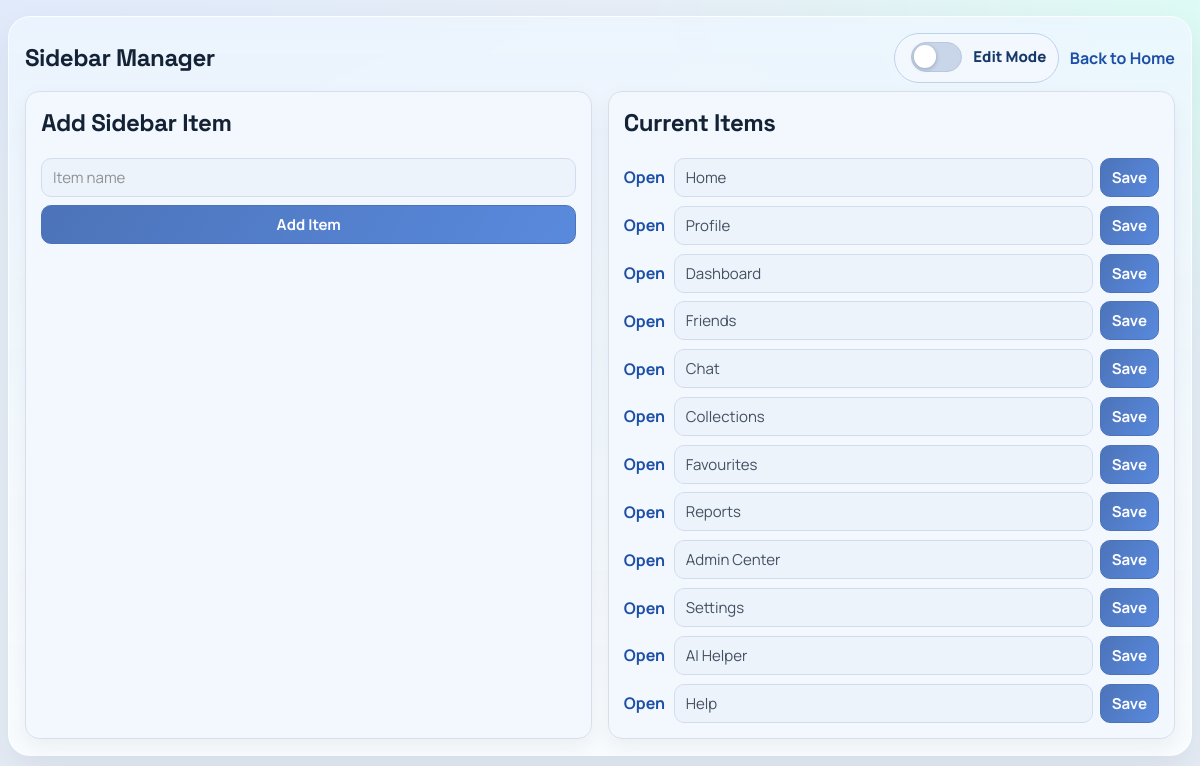
Screenshot of /sidebar/ (signed in) with the database file from the repository.
### myapp/models.py (models this page shows, shortened)
class SidebarItem(models.Model):
    name = models.CharField(max_length=50)

### myapp/views.py (the view)
# urls.py: path('sidebar/', views.sidebar_items_page, name='sidebar_items_page'),
@staff_required
def sidebar_items_page(request):
    items = _sidebar_items_for_user(request.user)
    context = {
        'sidebar_items': items,
        'sidebar_form': SidebarItemForm(),
        'current_section': 'admin center',
    }
    return render(request, 'myapp/sidebar_items.html', context)

### myapp/forms.py (shortened to what this page needs)
class SidebarItemForm(forms.ModelForm):
    class Meta:
        model = SidebarItem
        fields = ['name']

### myapp/context_processors.py (called while the page is built)
def tab_session_seed(request):
    if not getattr(request, 'user', None) or not request.user.is_authenticated:
        return {'session_seed': False}
    return {'session_seed': bool(request.session.pop('tab_session_seed', False))}

def ui_theme_mode(request):
    theme_mode = request.COOKIES.get('ui_theme_mode') or request.session.get('settings_theme_mode') or 'light'
    if theme_mode not in {'light', 'dark'}:
        theme_mode = 'light'
    return {'ui_theme_mode': theme_mode}

### myapp/views.py (called while the page is built)
def _is_admin(user):
    return user.is_staff or user.is_superuser

def staff_required(view_func):
    @wraps(view_func)
    @login_required
    def _wrapped(request, *args, **kwargs):
        if not _is_admin(request.user):
            messages.error(request, 'Admin access required.')
            return redirect('index')
        return view_func(request, *args, **kwargs)
    return _wrapped

def _sidebar_items_for_user(user):
    SidebarItem.objects.filter(name__iexact='Favorites').update(name='Favourites')
    for name in DEFAULT_SIDEBAR_ITEMS:
        SidebarItem.objects.get_or_create(name=name)
    items = list(SidebarItem.objects.all())
    if not _is_admin(user):
        items = [item for item in items if item.name.strip().lower() != 'admin center']
    items.sort(key=lambda item: (SIDEBAR_ORDER.get(item.name.strip().lower(), 500), item.name.lower()))
    return items

### myapp/templates/myapp/sidebar_items.html (shortened to what this page needs)
{% load static %}
<!DOCTYPE html>
<html lang="en">
<head>
    <link rel="stylesheet" href="{% static 'myapp/style.css' %}">
</head>
<body
    class="app-body page-sidebar-manager"
    data-is-admin="1"
    data-authenticated="1"
    data-session-seed="{% if session_seed %}1{% else %}0{% endif %}"
    data-force-logout-url="{% url 'logout_page' %}"
>
    <main class="page-shell">
        <header class="page-header">
            <h1>Sidebar Manager</h1>
            <div class="header-links">
                <div class="admin-edit-toggle" id="pageAdminToggleWrap" hidden>
                    <label class="toggle-line" for="adminEditToggle">
                        <input type="checkbox" id="adminEditToggle">
                        <span>Edit Mode</span>
                    </label>
                </div>
                <a class="inline-link" href="{% url 'index' %}">Back to Home</a>
            </div>
        </header>
        <section class="manager-grid" aria-label="Sidebar item tools">
            <article class="tool-card">
                <h2>Add Sidebar Item</h2>
                <form method="post" action="{% url 'sidebar_item_add' %}" class="stack-form admin-editable-form">
                    <input type="text" name="name" maxlength="50" placeholder="Item name" required>
                    <button type="submit">Add Item</button>
                </form>
            </article>
            <article class="tool-card">
                <h2>Current Items</h2>
                <div class="sidebar-items-list">
                    {% for item in sidebar_items %}
                        <div class="sidebar-item-row">
                            <a class="inline-link" href="{% url 'sidebar_item_detail' item.id %}">Open</a>
                            <form method="post" action="{% url 'sidebar_item_update' item.id %}" class="row-edit-form admin-editable-form">
                                <input type="text" name="name" value="{{ item.name }}" maxlength="50" required>
                                <button type="submit">Save</button>
                            </form>
                        </div>
                    {% empty %}
                        <p>No sidebar items yet.</p>
                    {% endfor %}
                </div>
            </article>
        </section>
    </main>
</body>
</html>

### myapp/static/myapp/style.css (style rules this page uses)
:root { --bg-main: #e6edf6; --bg-card: #f3f8ff; --bg-soft: #ebf2fb; --ink-1: #142235; --ink-2: #4a5a73; --line: #d8dfeb; --brand: #1e4fa6; --brand-2: #18a5a1; --warm: #ffb444; --success-bg: #ecfbf1; --success-line: #b7e9c4; --error-bg: #fff0ee; --error-line: #f0bdb8; --shadow-soft: 0 16px 36px rgba(17, 38, 70, 0.08); --radius-m: 14px; }
* { box-sizing: border-box; }
html { font-size: 16px; }
.app-body { margin: 0; min-height: 100vh; font-family: "Manrope", "Trebuchet MS", sans-serif; color: var(--ink-1); background: radial-gradient(90rem 45rem at -10% -20%, #dce8ff 0%, rgba(220, 232, 255, 0) 55%), radial-gradient(80rem 40rem at 115% 0%, #dbfff4 0%, rgba(219, 255, 244, 0) 58%), var(--bg-main); }
h1, h2, h3 { margin-top: 0; font-family: "Space Grotesk", "Segoe UI", sans-serif; letter-spacing: -0.02em; }
.page-header { display: flex; justify-content: space-between; align-items: center; gap: 0.8rem; margin-bottom: 0.5rem; }
.page-header h1 { margin: 0; font-size: clamp(1.35rem, 2vw, 1.8rem); }
.header-links { display: flex; gap: 0.7rem; align-items: center; flex-wrap: wrap; }
.admin-edit-toggle { border: 1px solid #bfd0ea; border-radius: 999px; padding: 0.32rem 0.7rem; background: #f3f8ff; }
.toggle-line { display: inline-flex; align-items: center; gap: 0.52rem; font-size: 0.94rem; color: #173969; font-weight: 800; user-select: none; }
.toggle-line input { appearance: none; -webkit-appearance: none; width: 3.2rem; height: 1.85rem; border-radius: 999px; border: 1px solid #b9c7df; background: #c9d5e8; position: relative; cursor: pointer; transition: background-color 0.2s ease, border-color 0.2s ease; }
.toggle-line input::after { content: ""; position: absolute; top: 2px; left: 2px; width: 1.4rem; height: 1.4rem; border-radius: 50%; background: #ffffff; box-shadow: 0 1px 4px rgba(12, 34, 61, 0.28); transition: transform 0.2s ease; }
.inline-link { color: var(--brand); text-decoration: none; font-weight: 700; }
.tools-grid, .manager-grid { display: grid; grid-template-columns: repeat(auto-fit, minmax(19rem, 1fr)); gap: 0.95rem; }
.tool-card, .card, .info-row { animation: rise-in 0.35s ease both; }
.tool-card { background: var(--bg-card); border: 1px solid var(--line); border-radius: var(--radius-m); padding: 0.95rem; box-shadow: 0 8px 20px rgba(18, 36, 64, 0.06); }
.stack-form { display: grid; gap: 0.48rem; }
.stack-form input, .stack-form textarea, .stack-form select, .stack-form button, .filters-form input, .filters-form select, .filters-form button, .row-edit-form input, .row-edit-form button, .btn-danger { border: 1px solid #cad5e7; border-radius: 10px; padding: 0.5rem 0.68rem; font-size: 0.94rem; font-family: inherit; background: var(--bg-soft); color: var(--ink-1); }
.stack-form button, .filters-form button, .row-edit-form button { background: linear-gradient(120deg, #1e4fa6, #2f6bd4); border-color: #1e4fa6; color: #ffffff; font-weight: 700; cursor: pointer; }
.info-grid, .sidebar-items-list, .related-list { display: grid; gap: 0.55rem; }
.sidebar-item-row { display: flex; gap: 0.55rem; align-items: center; }
.row-edit-form { display: flex; gap: 0.45rem; flex: 1; }
.row-edit-form input { flex: 1; }
.app-body.admin-edit-off .admin-editable-form { opacity: 0.78; }
.page-shell { max-width: 74rem; margin: 1rem auto; padding: 0 1rem 1rem; }
.page-sidebar-manager .page-shell, .page-sidebar-detail .page-shell { background: linear-gradient(180deg, rgba(237, 246, 255, 0.78), rgba(252, 255, 255, 0.82)); border: 1px solid rgba(255, 255, 255, 0.7); backdrop-filter: blur(8px); border-radius: 22px; box-shadow: var(--shadow-soft); padding: 1rem; }

### rows the page displays
SidebarItem: name "Home"
SidebarItem: name "Profile"
SidebarItem: name "Dashboard"
SidebarItem: name "Friends"
SidebarItem: name "Chat"
SidebarItem: name "Collections"
SidebarItem: name "Favourites"
SidebarItem: name "Reports"
SidebarItem: name "Admin Center"
SidebarItem: name "Settings"
SidebarItem: name "AI Helper"
SidebarItem: name "Help"
